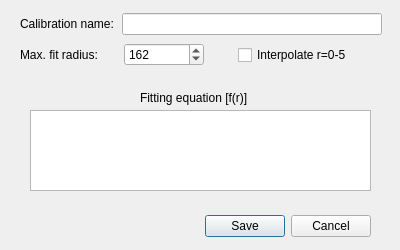
<?xml version="1.0" encoding="UTF-8"?>
<ui version="4.0">
 <class>addCaliDialogue</class>
 <widget class="QDialog" name="addCaliDialogue">
  <property name="geometry">
   <rect>
    <x>0</x>
    <y>0</y>
    <width>400</width>
    <height>250</height>
   </rect>
  </property>
  <property name="windowTitle">
   <string>Add calibration</string>
  </property>
  <widget class="QDialogButtonBox" name="buttonBox">
   <property name="geometry">
    <rect>
     <x>30</x>
     <y>210</y>
     <width>341</width>
     <height>32</height>
    </rect>
   </property>
   <property name="orientation">
    <enum>Qt::Horizontal</enum>
   </property>
   <property name="standardButtons">
    <set>QDialogButtonBox::Cancel|QDialogButtonBox::Save</set>
   </property>
  </widget>
  <widget class="QPlainTextEdit" name="fittingEquation">
   <property name="geometry">
    <rect>
     <x>30</x>
     <y>110</y>
     <width>341</width>
     <height>81</height>
    </rect>
   </property>
  </widget>
  <widget class="QLabel" name="label_3">
   <property name="geometry">
    <rect>
     <x>140</x>
     <y>90</y>
     <width>121</width>
     <height>16</height>
    </rect>
   </property>
   <property name="text">
    <string>Fitting equation [f(r)]</string>
   </property>
  </widget>
  <widget class="QWidget" name="layoutWidget">
   <property name="geometry">
    <rect>
     <x>20</x>
     <y>12</y>
     <width>362</width>
     <height>24</height>
    </rect>
   </property>
   <layout class="QHBoxLayout" name="horizontalLayout">
    <item>
     <widget class="QLabel" name="label">
      <property name="text">
       <string>Calibration name:</string>
      </property>
     </widget>
    </item>
    <item>
     <widget class="QLineEdit" name="caliName">
      <property name="minimumSize">
       <size>
        <width>260</width>
        <height>0</height>
       </size>
      </property>
      <property name="maximumSize">
       <size>
        <width>260</width>
        <height>16777215</height>
       </size>
      </property>
     </widget>
    </item>
   </layout>
  </widget>
  <widget class="QWidget" name="layoutWidget">
   <property name="geometry">
    <rect>
     <x>20</x>
     <y>42</y>
     <width>361</width>
     <height>26</height>
    </rect>
   </property>
   <layout class="QHBoxLayout" name="horizontalLayout_3">
    <item>
     <layout class="QHBoxLayout" name="horizontalLayout_2">
      <item>
       <widget class="QLabel" name="label_2">
        <property name="text">
         <string>Max. fit radius:      </string>
        </property>
       </widget>
      </item>
      <item>
       <widget class="QSpinBox" name="maxRadius">
        <property name="minimumSize">
         <size>
          <width>80</width>
          <height>0</height>
         </size>
        </property>
        <property name="maximumSize">
         <size>
          <width>80</width>
          <height>16777215</height>
         </size>
        </property>
        <property name="maximum">
         <number>1000</number>
        </property>
        <property name="value">
         <number>162</number>
        </property>
       </widget>
      </item>
     </layout>
    </item>
    <item alignment="Qt::AlignHCenter">
     <widget class="QCheckBox" name="interpolateRadius">
      <property name="text">
       <string>Interpolate r=0-5</string>
      </property>
     </widget>
    </item>
   </layout>
  </widget>
 </widget>
 <tabstops>
  <tabstop>caliName</tabstop>
  <tabstop>maxRadius</tabstop>
  <tabstop>interpolateRadius</tabstop>
  <tabstop>fittingEquation</tabstop>
 </tabstops>
 <resources/>
 <connections>
  <connection>
   <sender>buttonBox</sender>
   <signal>accepted()</signal>
   <receiver>addCaliDialogue</receiver>
   <slot>accept()</slot>
   <hints>
    <hint type="sourcelabel">
     <x>248</x>
     <y>254</y>
    </hint>
    <hint type="destinationlabel">
     <x>157</x>
     <y>274</y>
    </hint>
   </hints>
  </connection>
  <connection>
   <sender>buttonBox</sender>
   <signal>rejected()</signal>
   <receiver>addCaliDialogue</receiver>
   <slot>reject()</slot>
   <hints>
    <hint type="sourcelabel">
     <x>316</x>
     <y>260</y>
    </hint>
    <hint type="destinationlabel">
     <x>286</x>
     <y>274</y>
    </hint>
   </hints>
  </connection>
 </connections>
</ui>
